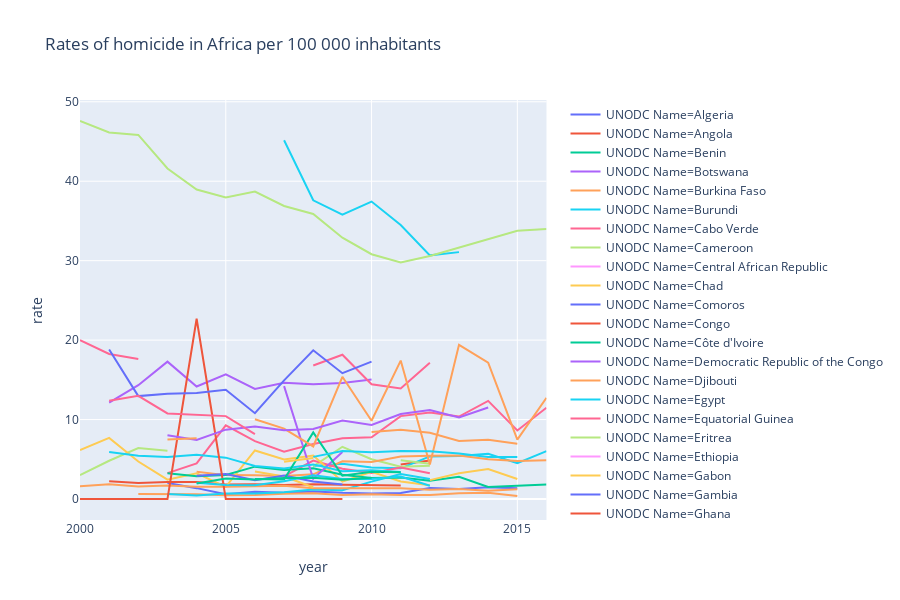

Notebook source saved alongside this figure:
### Code cell
africa = rates[rates.Region == "Africa"]
fig_afr = px.line(africa, x="year", y="rate", color='UNODC Name', title='Rates of homicide in Africa per 100 000 inhabitants')
fig_afr

### Figure 1 — Plotly figure (JSON) as saved in the notebook; plotly's stock layout.template omitted (floating-point values rounded to 4 significant figures)
{"data": [{"hoverlabel": {"namelength": 0}, "hovertemplate": "UNODC Name=Algeria<br>year=%{x}<br>rate=%{y}", "legendgroup": "UNODC Name=Algeria", "line": {"color": "#636efa", "dash": "solid"}, "mode": "lines", "name": "UNODC Name=Algeria", "showlegend": true, "type": "scatter", "x": [2000, 2001, 2002, 2003, 2004, 2005, 2006, 2007, 2008, 2009, 2010, 2011, 2012, 2013, 2014, 2015, 2016], "xaxis": "x", "y": [null, null, null, 2.006, 1.368, 0.6128, 0.9237, 0.7901, 0.9409, 0.781, 0.7033, 0.7605, 1.392, 1.252, 1.475, 1.359, null], "yaxis": "y"}, {"hoverlabel": {"namelength": 0}, "hovertemplate": "UNODC Name=Angola<br>year=%{x}<br>rate=%{y}", "legendgroup": "UNODC Name=Angola", "line": {"color": "#EF553B", "dash": "solid"}, "mode": "lines", "name": "UNODC Name=Angola", "showlegend": true, "type": "scatter", "x": [2000, 2001, 2002, 2003, 2004, 2005, 2006, 2007, 2008, 2009, 2010, 2011, 2012, 2013, 2014, 2015, 2016], "xaxis": "x", "y": [null, null, null, null, null, null, null, null, null, null, null, 4.356, 4.849, null, null, null, null], "yaxis": "y"}, {"hoverlabel": {"namelength": 0}, "hovertemplate": "UNODC Name=Benin<br>year=%{x}<br>rate=%{y}", "legendgroup": "UNODC Name=Benin", "line": {"color": "#00cc96", "dash": "solid"}, "mode": "lines", "name": "UNODC Name=Benin", "showlegend": true, "type": "scatter", "x": [2000, 2001, 2002, 2003, 2004, 2005, 2006, 2007, 2008, 2009, 2010, 2011, 2012, 2013, 2014, 2015, 2016], "xaxis": "x", "y": [7.314, null, null, null, null, 7.186, null, null, null, null, 6.568, null, null, null, null, 6.183, null], "yaxis": "y"}, {"hoverlabel": {"namelength": 0}, "hovertemplate": "UNODC Name=Botswana<br>year=%{x}<br>rate=%{y}", "legendgroup": "UNODC Name=Botswana", "line": {"color": "#ab63fa", "dash": "solid"}, "mode": "lines", "name": "UNODC Name=Botswana", "showlegend": true, "type": "scatter", "x": [2000, 2001, 2002, 2003, 2004, 2005, 2006, 2007, 2008, 2009, 2010, 2011, 2012, 2013, 2014, 2015, 2016], "xaxis": "x", "y": [null, 12.14, 14.33, 17.29, 14.16, 15.68, 13.85, 14.63, 14.44, 14.6, 15.04, null, null, null, null, null, null], "yaxis": "y"}, {"hoverlabel": {"namelength": 0}, "hovertemplate": "UNODC Name=Burkina Faso<br>year=%{x}<br>rate=%{y}", "legendgroup": "UNODC Name=Burkina Faso", "line": {"color": "#FFA15A", "dash": "solid"}, "mode": "lines", "name": "UNODC Name=Burkina Faso", "showlegend": true, "type": "scatter", "x": [2000, 2001, 2002, 2003, 2004, 2005, 2006, 2007, 2008, 2009, 2010, 2011, 2012, 2013, 2014, 2015, 2016], "xaxis": "x", "y": [null, null, 0.6345, 0.6401, 0.5986, 0.4694, 0.4989, 0.6596, 0.7352, 0.5085, 0.596, 0.5099, 0.5069, 0.7146, 0.7847, 0.3699, null], "yaxis": "y"}, {"hoverlabel": {"namelength": 0}, "hovertemplate": "UNODC Name=Burundi<br>year=%{x}<br>rate=%{y}", "legendgroup": "UNODC Name=Burundi", "line": {"color": "#19d3f3", "dash": "solid"}, "mode": "lines", "name": "UNODC Name=Burundi", "showlegend": true, "type": "scatter", "x": [2000, 2001, 2002, 2003, 2004, 2005, 2006, 2007, 2008, 2009, 2010, 2011, 2012, 2013, 2014, 2015, 2016], "xaxis": "x", "y": [null, null, null, null, null, null, null, null, 4.152, 4.429, 3.958, 3.859, 5.365, 5.417, 5.702, 4.52, 6.021], "yaxis": "y"}, {"hoverlabel": {"namelength": 0}, "hovertemplate": "UNODC Name=Cabo Verde<br>year=%{x}<br>rate=%{y}", "legendgroup": "UNODC Name=Cabo Verde", "line": {"color": "#FF6692", "dash": "solid"}, "mode": "lines", "name": "UNODC Name=Cabo Verde", "showlegend": true, "type": "scatter", "x": [2000, 2001, 2002, 2003, 2004, 2005, 2006, 2007, 2008, 2009, 2010, 2011, 2012, 2013, 2014, 2015, 2016], "xaxis": "x", "y": [null, null, null, 3.26, 4.49, 9.272, 7.28, 5.962, 6.914, 7.646, 7.763, 10.43, 10.9, 10.38, 12.35, 8.632, 11.49], "yaxis": "y"}, {"hoverlabel": {"namelength": 0}, "hovertemplate": "UNODC Name=Cameroon<br>year=%{x}<br>rate=%{y}", "legendgroup": "UNODC Name=Cameroon", "line": {"color": "#B6E880", "dash": "solid"}, "mode": "lines", "name": "UNODC Name=Cameroon", "showlegend": true, "type": "scatter", "x": [2000, 2001, 2002, 2003, 2004, 2005, 2006, 2007, 2008, 2009, 2010, 2011, 2012, 2013, 2014, 2015, 2016], "xaxis": "x", "y": [3.005, 4.818, 6.41, 6.068, null, null, null, null, 4.104, 6.571, 5.002, 4.069, 4.174, null, null, null, null], "yaxis": "y"}, {"hoverlabel": {"namelength": 0}, "hovertemplate": "UNODC Name=Central African Republic<br>year=%{x}<br>rate=%{y}", "legendgroup": "UNODC Name=Central African Republic", "line": {"color": "#FF97FF", "dash": "solid"}, "mode": "lines", "name": "UNODC Name=Central African Republic", "showlegend": true, "type": "scatter", "x": [2000, 2001, 2002, 2003, 2004, 2005, 2006, 2007, 2008, 2009, 2010, 2011, 2012, 2013, 2014, 2015, 2016], "xaxis": "x", "y": [null, null, null, null, null, null, null, null, null, null, null, null, null, null, null, null, 19.76], "yaxis": "y"}, {"hoverlabel": {"namelength": 0}, "hovertemplate": "UNODC Name=Chad<br>year=%{x}<br>rate=%{y}", "legendgroup": "UNODC Name=Chad", "line": {"color": "#FECB52", "dash": "solid"}, "mode": "lines", "name": "UNODC Name=Chad", "showlegend": true, "type": "scatter", "x": [2000, 2001, 2002, 2003, 2004, 2005, 2006, 2007, 2008, 2009, 2010, 2011, 2012, 2013, 2014, 2015, 2016], "xaxis": "x", "y": [11.38, null, null, null, null, 10.72, null, null, null, null, 9.684, null, null, null, null, 9.04, null], "yaxis": "y"}, {"hoverlabel": {"namelength": 0}, "hovertemplate": "UNODC Name=Comoros<br>year=%{x}<br>rate=%{y}", "legendgroup": "UNODC Name=Comoros", "line": {"color": "#636efa", "dash": "solid"}, "mode": "lines", "name": "UNODC Name=Comoros", "showlegend": true, "type": "scatter", "x": [2000, 2001, 2002, 2003, 2004, 2005, 2006, 2007, 2008, 2009, 2010, 2011, 2012, 2013, 2014, 2015, 2016], "xaxis": "x", "y": [10.36, null, null, null, null, 9.537, null, null, null, null, 8.53, null, null, null, null, 7.703, null], "yaxis": "y"}, {"hoverlabel": {"namelength": 0}, "hovertemplate": "UNODC Name=Congo<br>year=%{x}<br>rate=%{y}", "legendgroup": "UNODC Name=Congo", "line": {"color": "#EF553B", "dash": "solid"}, "mode": "lines", "name": "UNODC Name=Congo", "showlegend": true, "type": "scatter", "x": [2000, 2001, 2002, 2003, 2004, 2005, 2006, 2007, 2008, 2009, 2010, 2011, 2012, 2013, 2014, 2015, 2016], "xaxis": "x", "y": [11.33, null, null, null, null, 10.64, null, null, null, null, 9.867, null, null, null, null, 9.322, null], "yaxis": "y"}, {"hoverlabel": {"namelength": 0}, "hovertemplate": "UNODC Name=Côte d'Ivoire<br>year=%{x}<br>rate=%{y}", "legendgroup": "UNODC Name=Côte d'Ivoire", "line": {"color": "#00cc96", "dash": "solid"}, "mode": "lines", "name": "UNODC Name=Côte d'Ivoire", "showlegend": true, "type": "scatter", "x": [2000, 2001, 2002, 2003, 2004, 2005, 2006, 2007, 2008, 2009, 2010, 2011, 2012, 2013, 2014, 2015, 2016], "xaxis": "x", "y": [16.07, null, null, null, null, 14.7, null, null, null, null, 12.63, null, null, null, null, 11.63, null], "yaxis": "y"}, {"hoverlabel": {"namelength": 0}, "hovertemplate": "UNODC Name=Democratic Republic of the Congo<br>year=%{x}<br>rate=%{y}", "legendgroup": "UNODC Name=Democratic Republic of the Congo", "line": {"color": "#ab63fa", "dash": "solid"}, "mode": "lines", "name": "UNODC Name=Democratic Republic of the Congo", "showlegend": true, "type": "scatter", "x": [2000, 2001, 2002, 2003, 2004, 2005, 2006, 2007, 2008, 2009, 2010, 2011, 2012, 2013, 2014, 2015, 2016], "xaxis": "x", "y": [14.06, null, null, null, null, 14.65, null, null, null, null, 14.28, null, null, null, null, 13.55, null], "yaxis": "y"}, {"hoverlabel": {"namelength": 0}, "hovertemplate": "UNODC Name=Djibouti<br>year=%{x}<br>rate=%{y}", "legendgroup": "UNODC Name=Djibouti", "line": {"color": "#FFA15A", "dash": "solid"}, "mode": "lines", "name": "UNODC Name=Djibouti", "showlegend": true, "type": "scatter", "x": [2000, 2001, 2002, 2003, 2004, 2005, 2006, 2007, 2008, 2009, 2010, 2011, 2012, 2013, 2014, 2015, 2016], "xaxis": "x", "y": [8.94, null, null, null, null, 8.106, null, null, null, null, 7.415, null, null, null, null, 6.485, null], "yaxis": "y"}, {"hoverlabel": {"namelength": 0}, "hovertemplate": "UNODC Name=Egypt<br>year=%{x}<br>rate=%{y}", "legendgroup": "UNODC Name=Egypt", "line": {"color": "#19d3f3", "dash": "solid"}, "mode": "lines", "name": "UNODC Name=Egypt", "showlegend": true, "type": "scatter", "x": [2000, 2001, 2002, 2003, 2004, 2005, 2006, 2007, 2008, 2009, 2010, 2011, 2012, 2013, 2014, 2015, 2016], "xaxis": "x", "y": [null, null, null, 0.6366, 0.4272, 0.6799, 0.7024, 0.8549, 1.195, 1.106, 2.186, 3.147, 2.513, null, null, null, null], "yaxis": "y"}, {"hoverlabel": {"namelength": 0}, "hovertemplate": "UNODC Name=Equatorial Guinea<br>year=%{x}<br>rate=%{y}", "legendgroup": "UNODC Name=Equatorial Guinea", "line": {"color": "#FF6692", "dash": "solid"}, "mode": "lines", "name": "UNODC Name=Equatorial Guinea", "showlegend": true, "type": "scatter", "x": [2000, 2001, 2002, 2003, 2004, 2005, 2006, 2007, 2008, 2009, 2010, 2011, 2012, 2013, 2014, 2015, 2016], "xaxis": "x", "y": [3.293, null, null, null, null, 2.887, null, null, null, null, 2.592, null, null, null, null, 2.305, null], "yaxis": "y"}, {"hoverlabel": {"namelength": 0}, "hovertemplate": "UNODC Name=Eritrea<br>year=%{x}<br>rate=%{y}", "legendgroup": "UNODC Name=Eritrea", "line": {"color": "#B6E880", "dash": "solid"}, "mode": "lines", "name": "UNODC Name=Eritrea", "showlegend": true, "type": "scatter", "x": [2000, 2001, 2002, 2003, 2004, 2005, 2006, 2007, 2008, 2009, 2010, 2011, 2012, 2013, 2014, 2015, 2016], "xaxis": "x", "y": [9.876, null, null, null, null, 9.62, null, null, null, null, 8.867, null, null, null, null, 8.044, null], "yaxis": "y"}, {"hoverlabel": {"namelength": 0}, "hovertemplate": "UNODC Name=Ethiopia<br>year=%{x}<br>rate=%{y}", "legendgroup": "UNODC Name=Ethiopia", "line": {"color": "#FF97FF", "dash": "solid"}, "mode": "lines", "name": "UNODC Name=Ethiopia", "showlegend": true, "type": "scatter", "x": [2000, 2001, 2002, 2003, 2004, 2005, 2006, 2007, 2008, 2009, 2010, 2011, 2012, 2013, 2014, 2015, 2016], "xaxis": "x", "y": [10.69, null, null, null, null, 9.402, null, null, null, null, 8.459, null, null, null, null, 7.562, null], "yaxis": "y"}, {"hoverlabel": {"namelength": 0}, "hovertemplate": "UNODC Name=Gabon<br>year=%{x}<br>rate=%{y}", "legendgroup": "UNODC Name=Gabon", "line": {"color": "#FECB52", "dash": "solid"}, "mode": "lines", "name": "UNODC Name=Gabon", "showlegend": true, "type": "scatter", "x": [2000, 2001, 2002, 2003, 2004, 2005, 2006, 2007, 2008, 2009, 2010, 2011, 2012, 2013, 2014, 2015, 2016], "xaxis": "x", "y": [10.85, null, null, null, null, 11.01, null, null, null, null, 8.718, null, null, null, null, 8.043, null], "yaxis": "y"}, {"hoverlabel": {"namelength": 0}, "hovertemplate": "UNODC Name=Gambia<br>year=%{x}<br>rate=%{y}", "legendgroup": "UNODC Name=Gambia", "line": {"color": "#636efa", "dash": "solid"}, "mode": "lines", "name": "UNODC Name=Gambia", "showlegend": true, "type": "scatter", "x": [2000, 2001, 2002, 2003, 2004, 2005, 2006, 2007, 2008, 2009, 2010, 2011, 2012, 2013, 2014, 2015, 2016], "xaxis": "x", "y": [12.39, null, null, null, null, 9.814, null, null, null, null, 9.816, null, null, null, null, 9.129, null], "yaxis": "y"}, {"hoverlabel": {"namelength": 0}, "hovertemplate": "UNODC Name=Ghana<br>year=%{x}<br>rate=%{y}", "legendgroup": "UNODC Name=Ghana", "line": {"color": "#EF553B", "dash": "solid"}, "mode": "lines", "name": "UNODC Name=Ghana", "showlegend": true, "type": "scatter", "x": [2000, 2001, 2002, 2003, 2004, 2005, 2006, 2007, 2008, 2009, 2010, 2011, 2012, 2013, 2014, 2015, 2016], "xaxis": "x", "y": [null, 2.229, 2.013, 2.132, 2.154, 1.824, 1.863, 1.758, 1.846, 1.786, 1.722, 1.684, null, null, null, null, null], "yaxis": "y"}, {"hoverlabel": {"namelength": 0}, "hovertemplate": "UNODC Name=Guinea<br>year=%{x}<br>rate=%{y}", "legendgroup": "UNODC Name=Guinea", "line": {"color": "#00cc96", "dash": "solid"}, "mode": "lines", "name": "UNODC Name=Guinea", "showlegend": true, "type": "scatter", "x": [2000, 2001, 2002, 2003, 2004, 2005, 2006, 2007, 2008, 2009, 2010, 2011, 2012, 2013, 2014, 2015, 2016], "xaxis": "x", "y": [10.86, null, null, null, null, 10.05, null, null, null, null, 9.443, null, null, null, null, 8.825, null], "yaxis": "y"}, {"hoverlabel": {"namelength": 0}, "hovertemplate": "UNODC Name=Guinea-Bissau<br>year=%{x}<br>rate=%{y}", "legendgroup": "UNODC Name=Guinea-Bissau", "line": {"color": "#ab63fa", "dash": "solid"}, "mode": "lines", "name": "UNODC Name=Guinea-Bissau", "showlegend": true, "type": "scatter", "x": [2000, 2001, 2002, 2003, 2004, 2005, 2006, 2007, 2008, 2009, 2010, 2011, 2012, 2013, 2014, 2015, 2016], "xaxis": "x", "y": [13.02, null, null, null, null, 11.68, null, null, null, null, 10.47, null, null, null, null, 9.55, null], "yaxis": "y"}, {"hoverlabel": {"namelength": 0}, "hovertemplate": "UNODC Name=Kenya<br>year=%{x}<br>rate=%{y}", "legendgroup": "UNODC Name=Kenya", "line": {"color": "#FFA15A", "dash": "solid"}, "mode": "lines", "name": "UNODC Name=Kenya", "showlegend": true, "type": "scatter", "x": [2000, 2001, 2002, 2003, 2004, 2005, 2006, 2007, 2008, 2009, 2010, 2011, 2012, 2013, 2014, 2015, 2016], "xaxis": "x", "y": [null, null, null, null, 3.42, 3.006, 2.985, 2.893, 3.104, 4.741, 4.657, 5.346, 5.44, 5.465, 5.008, 4.787, 4.873], "yaxis": "y"}, {"hoverlabel": {"namelength": 0}, "hovertemplate": "UNODC Name=Lesotho<br>year=%{x}<br>rate=%{y}", "legendgroup": "UNODC Name=Lesotho", "line": {"color": "#19d3f3", "dash": "solid"}, "mode": "lines", "name": "UNODC Name=Lesotho", "showlegend": true, "type": "scatter", "x": [2000, 2001, 2002, 2003, 2004, 2005, 2006, 2007, 2008, 2009, 2010, 2011, 2012, 2013, 2014, 2015, 2016], "xaxis": "x", "y": [null, null, null, null, null, null, null, 45.15, 37.6, 35.81, 37.44, 34.49, 30.67, 31.08, null, 41.25, null], "yaxis": "y"}, {"hoverlabel": {"namelength": 0}, "hovertemplate": "UNODC Name=Liberia<br>year=%{x}<br>rate=%{y}", "legendgroup": "UNODC Name=Liberia", "line": {"color": "#FF6692", "dash": "solid"}, "mode": "lines", "name": "UNODC Name=Liberia", "showlegend": true, "type": "scatter", "x": [2000, 2001, 2002, 2003, 2004, 2005, 2006, 2007, 2008, 2009, 2010, 2011, 2012, 2013, 2014, 2015, 2016], "xaxis": "x", "y": [null, null, null, null, null, null, null, 2.847, 4.832, 3.804, 3.267, 3.956, 3.228, null, null, null, null], "yaxis": "y"}, {"hoverlabel": {"namelength": 0}, "hovertemplate": "UNODC Name=Libya<br>year=%{x}<br>rate=%{y}", "legendgroup": "UNODC Name=Libya", "line": {"color": "#B6E880", "dash": "solid"}, "mode": "lines", "name": "UNODC Name=Libya", "showlegend": true, "type": "scatter", "x": [2000, 2001, 2002, 2003, 2004, 2005, 2006, 2007, 2008, 2009, 2010, 2011, 2012, 2013, 2014, 2015, 2016], "xaxis": "x", "y": [3.698, null, null, null, null, 3.661, null, null, null, null, 3.11, null, null, null, null, 2.504, null], "yaxis": "y"}, {"hoverlabel": {"namelength": 0}, "hovertemplate": "UNODC Name=Madagascar<br>year=%{x}<br>rate=%{y}", "legendgroup": "UNODC Name=Madagascar", "line": {"color": "#FF97FF", "dash": "solid"}, "mode": "lines", "name": "UNODC Name=Madagascar", "showlegend": true, "type": "scatter", "x": [2000, 2001, 2002, 2003, 2004, 2005, 2006, 2007, 2008, 2009, 2010, 2011, 2012, 2013, 2014, 2015, 2016], "xaxis": "x", "y": [11.37, null, null, null, null, 10.04, null, null, null, null, 9.177, null, null, null, null, 7.687, null], "yaxis": "y"}, {"hoverlabel": {"namelength": 0}, "hovertemplate": "UNODC Name=Malawi<br>year=%{x}<br>rate=%{y}", "legendgroup": "UNODC Name=Malawi", "line": {"color": "#FECB52", "dash": "solid"}, "mode": "lines", "name": "UNODC Name=Malawi", "showlegend": true, "type": "scatter", "x": [2000, 2001, 2002, 2003, 2004, 2005, 2006, 2007, 2008, 2009, 2010, 2011, 2012, 2013, 2014, 2015, 2016], "xaxis": "x", "y": [6.153, 7.695, 4.72, 2.432, 3.242, 1.534, 6.114, 4.985, 5.466, 2.175, 3.428, 2.195, 1.733, null, null, null, null], "yaxis": "y"}, {"hoverlabel": {"namelength": 0}, "hovertemplate": "UNODC Name=Mali<br>year=%{x}<br>rate=%{y}", "legendgroup": "UNODC Name=Mali", "line": {"color": "#636efa", "dash": "solid"}, "mode": "lines", "name": "UNODC Name=Mali", "showlegend": true, "type": "scatter", "x": [2000, 2001, 2002, 2003, 2004, 2005, 2006, 2007, 2008, 2009, 2010, 2011, 2012, 2013, 2014, 2015, 2016], "xaxis": "x", "y": [12.88, null, null, null, null, 12.68, null, null, null, null, 12.18, null, null, null, null, 10.9, null], "yaxis": "y"}, {"hoverlabel": {"namelength": 0}, "hovertemplate": "UNODC Name=Mauritania<br>year=%{x}<br>rate=%{y}", "legendgroup": "UNODC Name=Mauritania", "line": {"color": "#EF553B", "dash": "solid"}, "mode": "lines", "name": "UNODC Name=Mauritania", "showlegend": true, "type": "scatter", "x": [2000, 2001, 2002, 2003, 2004, 2005, 2006, 2007, 2008, 2009, 2010, 2011, 2012, 2013, 2014, 2015, 2016], "xaxis": "x", "y": [13.7, null, null, null, null, 12.39, null, null, null, null, 10.87, null, null, null, null, 9.942, null], "yaxis": "y"}, {"hoverlabel": {"namelength": 0}, "hovertemplate": "UNODC Name=Mauritius<br>year=%{x}<br>rate=%{y}", "legendgroup": "UNODC Name=Mauritius", "line": {"color": "#00cc96", "dash": "solid"}, "mode": "lines", "name": "UNODC Name=Mauritius", "showlegend": true, "type": "scatter", "x": [2000, 2001, 2002, 2003, 2004, 2005, 2006, 2007, 2008, 2009, 2010, 2011, 2012, 2013, 2014, 2015, 2016], "xaxis": "x", "y": [2.194, null, null, 3.226, 2.879, 3.028, 4.071, 3.647, 3.873, 3.055, 2.644, 2.718, 2.314, 2.788, 1.511, 1.667, 1.822], "yaxis": "y"}, {"hoverlabel": {"namelength": 0}, "hovertemplate": "UNODC Name=Mayotte<br>year=%{x}<br>rate=%{y}", "legendgroup": "UNODC Name=Mayotte", "line": {"color": "#ab63fa", "dash": "solid"}, "mode": "lines", "name": "UNODC Name=Mayotte", "showlegend": true, "type": "scatter", "x": [2000, 2001, 2002, 2003, 2004, 2005, 2006, 2007, 2008, 2009, 2010, 2011, 2012, 2013, 2014, 2015, 2016], "xaxis": "x", "y": [null, null, null, null, null, null, null, 14.2, 2.547, 5.926, null, null, null, null, null, null, null], "yaxis": "y"}, {"hoverlabel": {"namelength": 0}, "hovertemplate": "UNODC Name=Morocco<br>year=%{x}<br>rate=%{y}", "legendgroup": "UNODC Name=Morocco", "line": {"color": "#FFA15A", "dash": "solid"}, "mode": "lines", "name": "UNODC Name=Morocco", "showlegend": true, "type": "scatter", "x": [2000, 2001, 2002, 2003, 2004, 2005, 2006, 2007, 2008, 2009, 2010, 2011, 2012, 2013, 2014, 2015, 2016], "xaxis": "x", "y": [1.598, 1.861, 1.565, 1.709, 1.557, 1.537, 1.613, 1.656, 1.348, 1.35, 1.392, 1.342, 1.149, 1.268, 1.034, 1.238, null], "yaxis": "y"}, {"hoverlabel": {"namelength": 0}, "hovertemplate": "UNODC Name=Mozambique<br>year=%{x}<br>rate=%{y}", "legendgroup": "UNODC Name=Mozambique", "line": {"color": "#19d3f3", "dash": "solid"}, "mode": "lines", "name": "UNODC Name=Mozambique", "showlegend": true, "type": "scatter", "x": [2000, 2001, 2002, 2003, 2004, 2005, 2006, 2007, 2008, 2009, 2010, 2011, 2012, 2013, 2014, 2015, 2016], "xaxis": "x", "y": [null, 5.918, 5.434, 5.295, 5.563, 5.205, 4.149, 3.826, 4.355, 3.499, 3.613, 3.404, null, null, null, null, null], "yaxis": "y"}, {"hoverlabel": {"namelength": 0}, "hovertemplate": "UNODC Name=Namibia<br>year=%{x}<br>rate=%{y}", "legendgroup": "UNODC Name=Namibia", "line": {"color": "#FF6692", "dash": "solid"}, "mode": "lines", "name": "UNODC Name=Namibia", "showlegend": true, "type": "scatter", "x": [2000, 2001, 2002, 2003, 2004, 2005, 2006, 2007, 2008, 2009, 2010, 2011, 2012, 2013, 2014, 2015, 2016], "xaxis": "x", "y": [20.01, 18.26, 17.63, null, 17.52, null, null, null, 16.81, 18.16, 14.45, 13.9, 17.14, null, null, null, null], "yaxis": "y"}, {"hoverlabel": {"namelength": 0}, "hovertemplate": "UNODC Name=Niger<br>year=%{x}<br>rate=%{y}", "legendgroup": "UNODC Name=Niger", "line": {"color": "#B6E880", "dash": "solid"}, "mode": "lines", "name": "UNODC Name=Niger", "showlegend": true, "type": "scatter", "x": [2000, 2001, 2002, 2003, 2004, 2005, 2006, 2007, 2008, 2009, 2010, 2011, 2012, 2013, 2014, 2015, 2016], "xaxis": "x", "y": [null, null, null, null, null, null, null, null, null, null, null, 4.87, 4.444, null, null, null, null], "yaxis": "y"}, {"hoverlabel": {"namelength": 0}, "hovertemplate": "UNODC Name=Nigeria<br>year=%{x}<br>rate=%{y}", "legendgroup": "UNODC Name=Nigeria", "line": {"color": "#FF97FF", "dash": "solid"}, "mode": "lines", "name": "UNODC Name=Nigeria", "showlegend": true, "type": "scatter", "x": [2000, 2001, 2002, 2003, 2004, 2005, 2006, 2007, 2008, 2009, 2010, 2011, 2012, 2013, 2014, 2015, 2016], "xaxis": "x", "y": [12.75, null, null, null, null, 11.82, null, null, null, null, 10.72, null, null, null, null, 9.848, null], "yaxis": "y"}, {"hoverlabel": {"namelength": 0}, "hovertemplate": "UNODC Name=Rwanda<br>year=%{x}<br>rate=%{y}", "legendgroup": "UNODC Name=Rwanda", "line": {"color": "#FECB52", "dash": "solid"}, "mode": "lines", "name": "UNODC Name=Rwanda", "showlegend": true, "type": "scatter", "x": [2000, 2001, 2002, 2003, 2004, 2005, 2006, 2007, 2008, 2009, 2010, 2011, 2012, 2013, 2014, 2015, 2016], "xaxis": "x", "y": [null, null, null, null, null, null, 3.465, 2.837, 1.483, null, 2.84, null, 2.373, 3.244, 3.772, 2.519, null], "yaxis": "y"}, {"hoverlabel": {"namelength": 0}, "hovertemplate": "UNODC Name=Réunion<br>year=%{x}<br>rate=%{y}", "legendgroup": "UNODC Name=Réunion", "line": {"color": "#636efa", "dash": "solid"}, "mode": "lines", "name": "UNODC Name=Réunion", "showlegend": true, "type": "scatter", "x": [2000, 2001, 2002, 2003, 2004, 2005, 2006, 2007, 2008, 2009, 2010, 2011, 2012, 2013, 2014, 2015, 2016], "xaxis": "x", "y": [null, null, null, null, 2.942, 3.158, 2.373, 2.968, 2.205, 1.821, null, null, null, null, null, null, null], "yaxis": "y"}, {"hoverlabel": {"namelength": 0}, "hovertemplate": "UNODC Name=Saint Helena<br>year=%{x}<br>rate=%{y}", "legendgroup": "UNODC Name=Saint Helena", "line": {"color": "#EF553B", "dash": "solid"}, "mode": "lines", "name": "UNODC Name=Saint Helena", "showlegend": true, "type": "scatter", "x": [2000, 2001, 2002, 2003, 2004, 2005, 2006, 2007, 2008, 2009, 2010, 2011, 2012, 2013, 2014, 2015, 2016], "xaxis": "x", "y": [0, 0, 0, 0, 22.69, 0, 0, 0, 0, 0, null, null, null, null, null, null, null], "yaxis": "y"}, {"hoverlabel": {"namelength": 0}, "hovertemplate": "UNODC Name=Sao Tome and Principe<br>year=%{x}<br>rate=%{y}", "legendgroup": "UNODC Name=Sao Tome and Principe", "line": {"color": "#00cc96", "dash": "solid"}, "mode": "lines", "name": "UNODC Name=Sao Tome and Principe", "showlegend": true, "type": "scatter", "x": [2000, 2001, 2002, 2003, 2004, 2005, 2006, 2007, 2008, 2009, 2010, 2011, 2012, 2013, 2014, 2015, 2016], "xaxis": "x", "y": [null, null, null, null, null, null, 2.511, 2.452, 8.388, 2.927, 3.433, 3.356, null, null, null, null, null], "yaxis": "y"}, {"hoverlabel": {"namelength": 0}, "hovertemplate": "UNODC Name=Senegal<br>year=%{x}<br>rate=%{y}", "legendgroup": "UNODC Name=Senegal", "line": {"color": "#ab63fa", "dash": "solid"}, "mode": "lines", "name": "UNODC Name=Senegal", "showlegend": true, "type": "scatter", "x": [2000, 2001, 2002, 2003, 2004, 2005, 2006, 2007, 2008, 2009, 2010, 2011, 2012, 2013, 2014, 2015, 2016], "xaxis": "x", "y": [9.953, null, null, null, null, 9.306, null, null, null, null, 8.51, null, null, null, null, 7.376, null], "yaxis": "y"}, {"hoverlabel": {"namelength": 0}, "hovertemplate": "UNODC Name=Seychelles<br>year=%{x}<br>rate=%{y}", "legendgroup": "UNODC Name=Seychelles", "line": {"color": "#FFA15A", "dash": "solid"}, "mode": "lines", "name": "UNODC Name=Seychelles", "showlegend": true, "type": "scatter", "x": [2000, 2001, 2002, 2003, 2004, 2005, 2006, 2007, 2008, 2009, 2010, 2011, 2012, 2013, 2014, 2015, 2016], "xaxis": "x", "y": [null, null, null, null, 11.43, null, 10.04, 8.861, 6.616, 15.38, 9.846, 17.42, 4.334, 19.4, 17.16, 7.467, 12.74], "yaxis": "y"}, {"hoverlabel": {"namelength": 0}, "hovertemplate": "UNODC Name=Sierra Leone<br>year=%{x}<br>rate=%{y}", "legendgroup": "UNODC Name=Sierra Leone", "line": {"color": "#19d3f3", "dash": "solid"}, "mode": "lines", "name": "UNODC Name=Sierra Leone", "showlegend": true, "type": "scatter", "x": [2000, 2001, 2002, 2003, 2004, 2005, 2006, 2007, 2008, 2009, 2010, 2011, 2012, 2013, 2014, 2015, 2016], "xaxis": "x", "y": [null, null, null, null, 2.059, 1.75, 1.727, 2.228, 2.984, 2.504, 2.524, 2.828, 1.67, null, null, 1.713, null], "yaxis": "y"}, {"hoverlabel": {"namelength": 0}, "hovertemplate": "UNODC Name=Somalia<br>year=%{x}<br>rate=%{y}", "legendgroup": "UNODC Name=Somalia", "line": {"color": "#FF6692", "dash": "solid"}, "mode": "lines", "name": "UNODC Name=Somalia", "showlegend": true, "type": "scatter", "x": [2000, 2001, 2002, 2003, 2004, 2005, 2006, 2007, 2008, 2009, 2010, 2011, 2012, 2013, 2014, 2015, 2016], "xaxis": "x", "y": [5.433, null, null, null, null, 4.964, null, null, null, null, 5.28, null, null, null, null, 4.308, null], "yaxis": "y"}, {"hoverlabel": {"namelength": 0}, "hovertemplate": "UNODC Name=South Africa<br>year=%{x}<br>rate=%{y}", "legendgroup": "UNODC Name=South Africa", "line": {"color": "#B6E880", "dash": "solid"}, "mode": "lines", "name": "UNODC Name=South Africa", "showlegend": true, "type": "scatter", "x": [2000, 2001, 2002, 2003, 2004, 2005, 2006, 2007, 2008, 2009, 2010, 2011, 2012, 2013, 2014, 2015, 2016], "xaxis": "x", "y": [47.58, 46.15, 45.83, 41.6, 38.95, 37.95, 38.7, 36.88, 35.87, 32.9, 30.81, 29.76, 30.59, 31.66, 32.65, 33.77, 33.97], "yaxis": "y"}, {"hoverlabel": {"namelength": 0}, "hovertemplate": "UNODC Name=South Sudan<br>year=%{x}<br>rate=%{y}", "legendgroup": "UNODC Name=South Sudan", "line": {"color": "#FF97FF", "dash": "solid"}, "mode": "lines", "name": "UNODC Name=South Sudan", "showlegend": true, "type": "scatter", "x": [2000, 2001, 2002, 2003, 2004, 2005, 2006, 2007, 2008, 2009, 2010, 2011, 2012, 2013, 2014, 2015, 2016], "xaxis": "x", "y": [null, null, null, null, null, null, null, null, null, null, null, null, 13.9, null, null, null, null], "yaxis": "y"}, {"hoverlabel": {"namelength": 0}, "hovertemplate": "UNODC Name=Sudan<br>year=%{x}<br>rate=%{y}", "legendgroup": "UNODC Name=Sudan", "line": {"color": "#FECB52", "dash": "solid"}, "mode": "lines", "name": "UNODC Name=Sudan", "showlegend": true, "type": "scatter", "x": [2000, 2001, 2002, 2003, 2004, 2005, 2006, 2007, 2008, 2009, 2010, 2011, 2012, 2013, 2014, 2015, 2016], "xaxis": "x", "y": [null, null, null, null, null, null, null, 4.681, 5.165, null, null, null, null, null, null, null, null], "yaxis": "y"}, {"hoverlabel": {"namelength": 0}, "hovertemplate": "UNODC Name=Swaziland<br>year=%{x}<br>rate=%{y}", "legendgroup": "UNODC Name=Swaziland", "line": {"color": "#636efa", "dash": "solid"}, "mode": "lines", "name": "UNODC Name=Swaziland", "showlegend": true, "type": "scatter", "x": [2000, 2001, 2002, 2003, 2004, 2005, 2006, 2007, 2008, 2009, 2010, 2011, 2012, 2013, 2014, 2015, 2016], "xaxis": "x", "y": [null, 18.83, 12.95, 13.24, 13.33, 13.74, 10.8, 14.93, 18.72, 15.84, 17.29, null, null, null, null, null, null], "yaxis": "y"}, {"hoverlabel": {"namelength": 0}, "hovertemplate": "UNODC Name=Togo<br>year=%{x}<br>rate=%{y}", "legendgroup": "UNODC Name=Togo", "line": {"color": "#EF553B", "dash": "solid"}, "mode": "lines", "name": "UNODC Name=Togo", "showlegend": true, "type": "scatter", "x": [2000, 2001, 2002, 2003, 2004, 2005, 2006, 2007, 2008, 2009, 2010, 2011, 2012, 2013, 2014, 2015, 2016], "xaxis": "x", "y": [10.51, null, null, null, null, 10.67, null, null, null, null, 9.604, null, null, null, null, 9.0, null], "yaxis": "y"}, {"hoverlabel": {"namelength": 0}, "hovertemplate": "UNODC Name=Tunisia<br>year=%{x}<br>rate=%{y}", "legendgroup": "UNODC Name=Tunisia", "line": {"color": "#00cc96", "dash": "solid"}, "mode": "lines", "name": "UNODC Name=Tunisia", "showlegend": true, "type": "scatter", "x": [2000, 2001, 2002, 2003, 2004, 2005, 2006, 2007, 2008, 2009, 2010, 2011, 2012, 2013, 2014, 2015, 2016], "xaxis": "x", "y": [null, null, null, null, 1.947, 2.574, 2.442, 2.651, 2.69, 2.424, 2.688, null, 3.05, null, null, null, null], "yaxis": "y"}, {"hoverlabel": {"namelength": 0}, "hovertemplate": "UNODC Name=Uganda<br>year=%{x}<br>rate=%{y}", "legendgroup": "UNODC Name=Uganda", "line": {"color": "#ab63fa", "dash": "solid"}, "mode": "lines", "name": "UNODC Name=Uganda", "showlegend": true, "type": "scatter", "x": [2000, 2001, 2002, 2003, 2004, 2005, 2006, 2007, 2008, 2009, 2010, 2011, 2012, 2013, 2014, 2015, 2016], "xaxis": "x", "y": [null, null, null, 8.023, 7.432, 8.73, 9.123, 8.646, 8.821, 9.865, 9.317, 10.69, 11.2, 10.27, 11.52, null, null], "yaxis": "y"}, {"hoverlabel": {"namelength": 0}, "hovertemplate": "UNODC Name=United Republic of Tanzania<br>year=%{x}<br>rate=%{y}", "legendgroup": "UNODC Name=United Republic of Tanzania", "line": {"color": "#FFA15A", "dash": "solid"}, "mode": "lines", "name": "UNODC Name=United Republic of Tanzania", "showlegend": true, "type": "scatter", "x": [2000, 2001, 2002, 2003, 2004, 2005, 2006, 2007, 2008, 2009, 2010, 2011, 2012, 2013, 2014, 2015, 2016], "xaxis": "x", "y": [null, null, null, 7.478, 7.65, null, null, null, null, null, 8.434, 8.722, 8.337, 7.301, 7.47, 6.952, null], "yaxis": "y"}, {"hoverlabel": {"namelength": 0}, "hovertemplate": "UNODC Name=Zambia<br>year=%{x}<br>rate=%{y}", "legendgroup": "UNODC Name=Zambia", "line": {"color": "#19d3f3", "dash": "solid"}, "mode": "lines", "name": "UNODC Name=Zambia", "showlegend": true, "type": "scatter", "x": [2000, 2001, 2002, 2003, 2004, 2005, 2006, 2007, 2008, 2009, 2010, 2011, 2012, 2013, 2014, 2015, 2016], "xaxis": "x", "y": [7.568, null, null, null, null, null, null, null, 5.305, 6.034, 5.877, 6.05, 6.02, 5.722, 5.281, 5.298, null], "yaxis": "y"}, {"hoverlabel": {"namelength": 0}, "hovertemplate": "UNODC Name=Zimbabwe<br>year=%{x}<br>rate=%{y}", "legendgroup": "UNODC Name=Zimbabwe", "line": {"color": "#FF6692", "dash": "solid"}, "mode": "lines", "name": "UNODC Name=Zimbabwe", "showlegend": true, "type": "scatter", "x": [2000, 2001, 2002, 2003, 2004, 2005, 2006, 2007, 2008, 2009, 2010, 2011, 2012, 2013, 2014, 2015, 2016], "xaxis": "x", "y": [null, 12.36, 12.98, 10.76, 10.61, 10.43, 8.168, null, null, null, 5.047, null, 6.669, null, null, null, null], "yaxis": "y"}], "layout": {"height": 600, "legend": {"tracegroupgap": 0}, "title": {"text": "Rates of homicide in Africa per 100 000 inhabitants"}, "xaxis": {"anchor": "y", "domain": [0, 0.98], "title": {"text": "year"}}, "yaxis": {"anchor": "x", "domain": [0, 1], "title": {"text": "rate"}}}}
